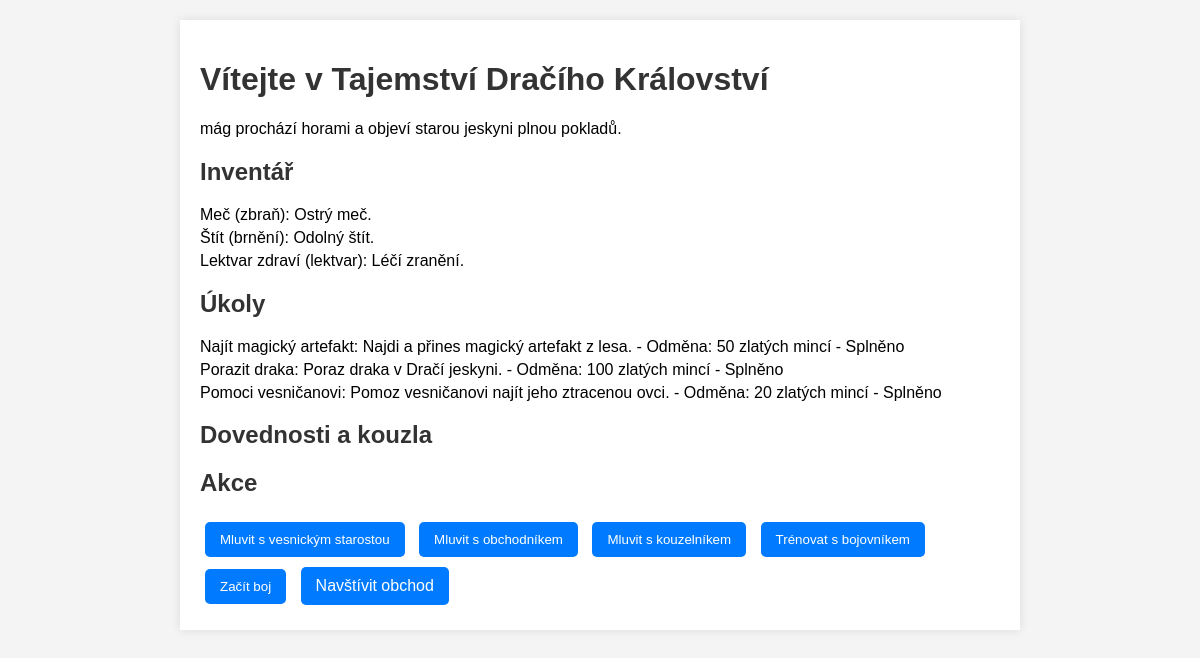
The page / on the database its author committed.
### app/models.py (models this page shows)
class Item(db.Model):
    id = db.Column(db.Integer, primary_key=True)
    name = db.Column(db.String(80), nullable=False)
    description = db.Column(db.String(200))
    item_type = db.Column(db.String(50), nullable=False)
    owner_id = db.Column(db.Integer, db.ForeignKey('character.id'), nullable=False)

class Quest(db.Model):
    id = db.Column(db.Integer, primary_key=True)
    name = db.Column(db.String(80), nullable=False)
    description = db.Column(db.String(200))
    is_completed = db.Column(db.Boolean, default=False)
    reward = db.Column(db.String(200), nullable=False)  # Přidáno
    character_id = db.Column(db.Integer, db.ForeignKey('character.id'), nullable=False)

### app/routes.py (the view)
@app.route('/')
def index():
    character = Character.query.first()
    if not character:
        return redirect(url_for('create_character'))
    situations = {
        'les': ['najde skrytou jeskyni', 'narazí na zraněného vlka'],
        'město': ['setká se s tajemným cizincem', 'navštíví místní trh'],
        'hory': ['objeví starou jeskyni', 'bojuje s ledovým drakem'],
        'řeka': ['najde opuštěnou loď', 'bojuje s vodním duchem']
    }
    location = random.choice(list(situations.keys()))
    event = random.choice(situations[location])
    situation = {
        'location': location,
        'event': event,
        'character': character.character_class
    }
    print(f"Generated situation: {situation}")  # Ladicí výstup
    story = generate_story(situation)
    inventory = Item.query.filter_by(owner=character).all()
    quests = Quest.query.filter_by(assignee=character).all()
    skills = Skill.query.filter_by(owner=character).all()
    return render_template('index.html', story=story, inventory=inventory, quests=quests, skills=skills)

### templates/index.html (shortened to what this page needs)
<!DOCTYPE html>
<html>
<head>
    <link rel="stylesheet" type="text/css" href="{{ url_for('static', filename='css/styles.css') }}">
</head>
<body>
    <div class="container">
        <h1>Vítejte v Tajemství Dračího Království</h1>
        <p>{{ story }}</p>
        <div class="inventory">
            <h2>Inventář</h2>
            <ul>
                {% for item in inventory %}
                    <li>{{ item.name }} ({{ item.item_type }}): {{ item.description }}</li>
                {% endfor %}
            </ul>
        </div>
        <div class="quests">
            <h2>Úkoly</h2>
            <ul>
                {% for quest in quests %}
                    <li>
                        {{ quest.name }}: {{ quest.description }} - Odměna: {{ quest.reward }} - {% if quest.is_completed %}Splněno{% else %}Nesplněno{% endif %}
                    </li>
                {% endfor %}
            </ul>
        </div>
        <div class="skills">
            <h2>Dovednosti a kouzla</h2>
        </div>
        <div class="actions">
            <h2>Akce</h2>
            <button onclick="interact('vesnický starosta')">Mluvit s vesnickým starostou</button>
            <button onclick="interact('obchodník')">Mluvit s obchodníkem</button>
            <button onclick="interact('kouzelník')">Mluvit s kouzelníkem</button>
            <button onclick="interact('bojovník')">Trénovat s bojovníkem</button>
            <button onclick="startCombat()">Začít boj</button>
            <a href="{{ url_for('shop') }}">Navštívit obchod</a>
        </div>
    </div>
</body>
</html>

### static/css/styles.css (style rules this page uses)
body { font-family: Arial, sans-serif; background-color: #f4f4f4; margin: 0; padding: 0; }
.container { max-width: 800px; margin: 20px auto; padding: 20px; background-color: #fff; box-shadow: 0 0 10px rgba(0, 0, 0, 0.1); }
h1, h2 { color: #333; }
ul { list-style-type: none; padding: 0; }
li { margin: 5px 0; }
button, a { display: inline-block; margin: 5px; padding: 10px 15px; color: #fff; background-color: #007bff; border: none; border-radius: 5px; text-decoration: none; cursor: pointer; }

### rows shown on the page
Item: name "Meč", item_type "zbraň", description "Ostrý meč."
Item: name "Štít", item_type "brnění", description "Odolný štít."
Item: name "Lektvar zdraví", item_type "lektvar", description "Léčí zranění."
Quest: name "Najít magický artefakt", description "Najdi a přines magický artefakt z lesa.", reward "50 zlatých mincí", is_completed "Splněno"
Quest: name "Porazit draka", description "Poraz draka v Dračí jeskyni.", reward "100 zlatých mincí", is_completed "Splněno"
Quest: name "Pomoci vesničanovi", description "Pomoz vesničanovi najít jeho ztracenou ovci.", reward "20 zlatých mincí", is_completed "Splněno"

### other values the page prints
{{ story }} "mág prochází horami a objeví starou jeskyni plnou pokladů."
